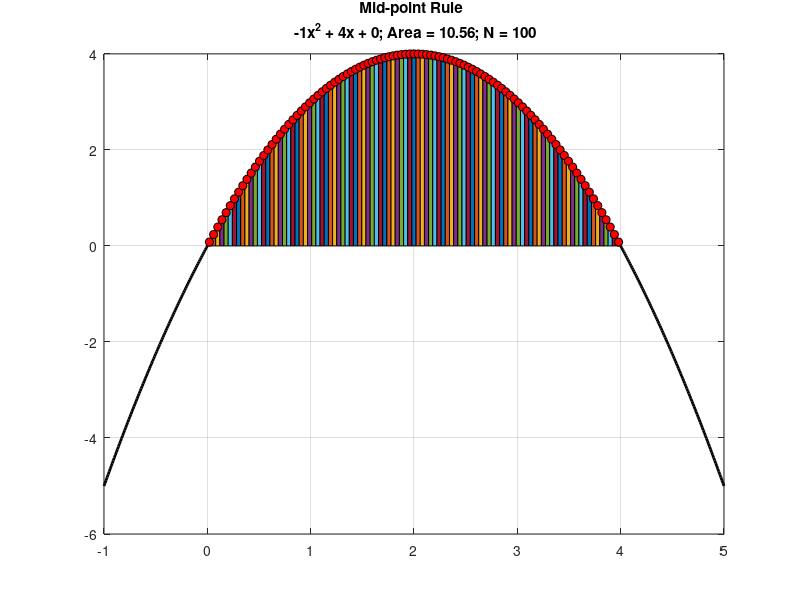

Source code (MATLAB):
clc
close all
clear all

iex = 2;
%% EXAMPLE 2:  Midpoint rule
if iex ==2
    % Make an example Parabola
    % y = ax^2 + bx + c
    
    % Input coefficients
    a = -1;
    b = 4;
    c = 0;
    
    % Intialize x
    x = [-1:.01:5];
    
    % Initialize function
    f = @(a,b,c,x) a*x.^2 + b*x + c;
    
    % Call the function and find value of Y at X
    y = f(a,b,c,x);
    
    % Discretize X for summation
    xmin = 0; xmax = 4;
    Nsamples = 100; % Number of points for dividing x (N-1 rectangles)
    x_sum = linspace(xmin,xmax,Nsamples);
    h = (x_sum(Nsamples) - x_sum(1))/Nsamples;
    
    % Find mid-points of x
    x_mid = conv(x_sum,[0.5 0.5],'valid');
    
    % Y- points at mid-points for summation
    y_mid = f(a,b,c,x_mid);
    
    % Area using MID-POINT RULE

    q = y_mid(1:Nsamples-1);
    p = sum(q);
    area1 = h*p; % KEY
    
    % plot
    figure
    plot(x,y,'k','LineWidth',2);
    grid on, hold on  
    
    % color area under the rectangle
    for ii = 1:length(x_sum)-1
        area([x_sum(ii) x_sum(ii+1)],[y_mid(ii) y_mid(ii)]);
    end
    
    % plot circluar markers
    for ii = 1:length(x_mid)
        plot([x_mid(ii)],[y_mid(ii)],'o','MarkerFaceColor','r','MarkerEdgeColor','k');
    end
    title(sprintf('Mid-point Rule \n %dx^2 + %dx + %d; Area = %0.2f; N = %d',a,b,c,area1,Nsamples))
end